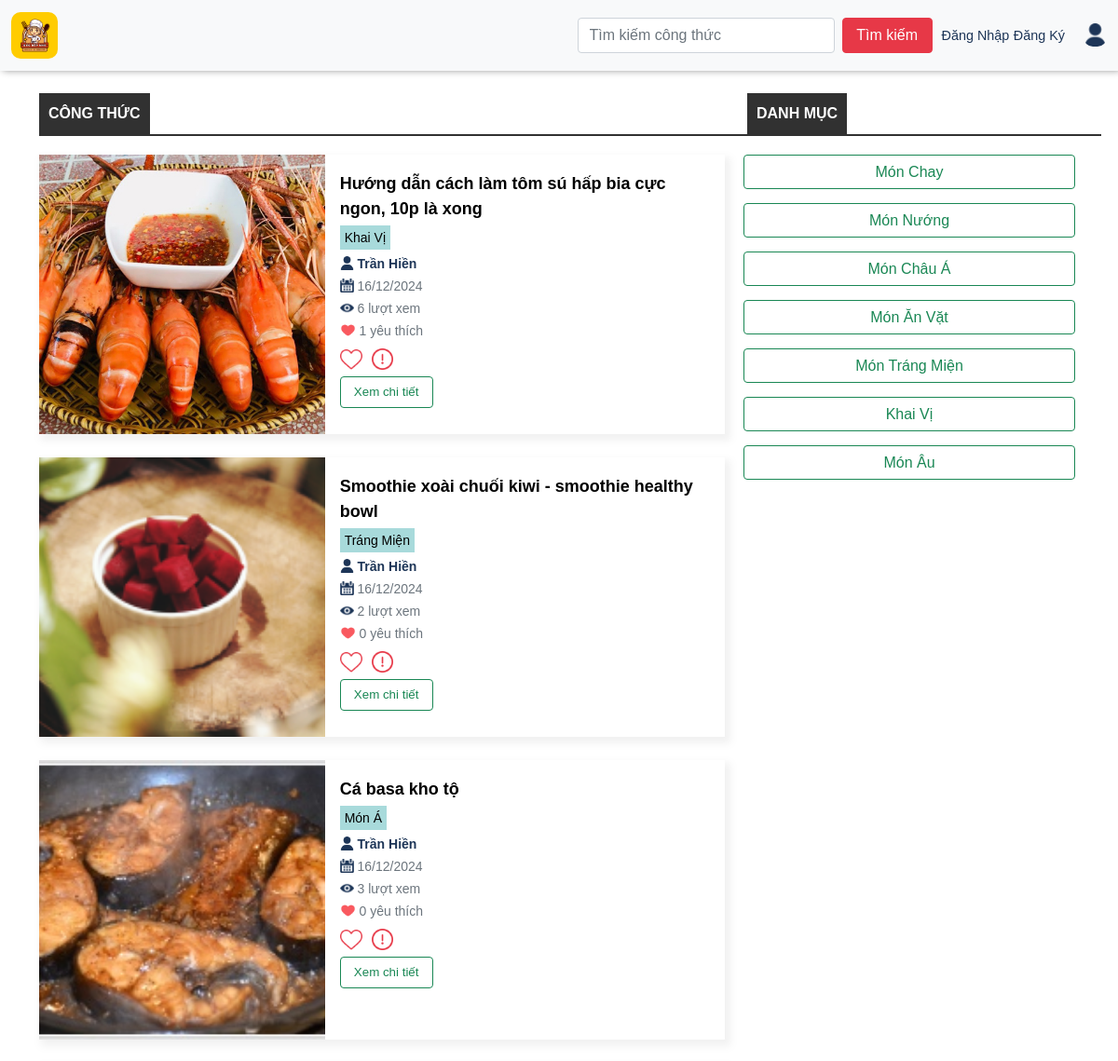
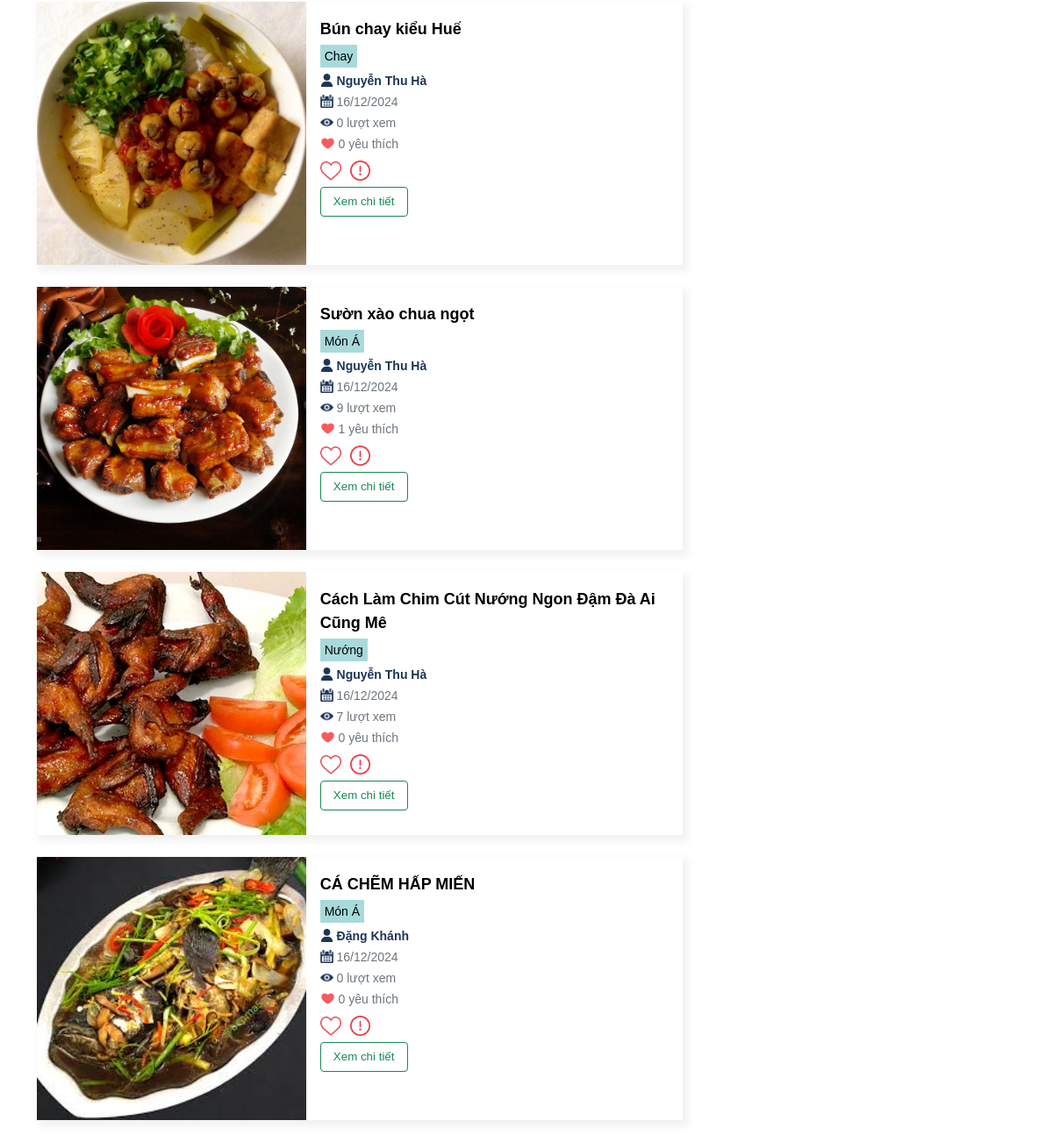
The page / on the database its author committed (2 pictures, top to bottom).
### appfood/models.py (models this page shows, shortened)
class Recipe(models.Model):
    title = models.CharField(max_length=100,null=True)
    author = models.ForeignKey('auth.User', on_delete=models.CASCADE)
    introduce = models.CharField(max_length=100,null=True)
    description = models.CharField(max_length=200,null=True)
    created_at = models.DateTimeField(auto_now_add=True)
    views = models.IntegerField(default=0)
    liked_tym = models.ManyToManyField(User, related_name='liked_recipes', blank=True)
    classify = models.ManyToManyField(Classify, related_name='recipes', blank=True)
    reported = models.BooleanField(default=False)
    def total_likes(self):
        return self.liked_tym.count()

class RecipeImage(models.Model):
    recipe = models.ForeignKey(Recipe, related_name='images', on_delete=models.CASCADE)
    image = models.ImageField(upload_to='images/')
    uploaded_at = models.DateTimeField(auto_now_add=True)

class Classify(models.Model):
    name = models.CharField(max_length=100)

class UserProfile(models.Model):
    GENDER_CHOICES = [
        ('T', 'Trai'),
        ('G', 'Gái'),
        ('B', 'Chưa Xác Định'),
    ]
    user = models.OneToOneField(User, on_delete=models.CASCADE)
    birth_date = models.DateField(null=True, blank=True)
    gender = models.CharField(max_length=1, choices=GENDER_CHOICES, null=True, blank=True)
    profile_image = models.ImageField(upload_to='images/', null=True, blank=True)

### appfood/views.py (the view)
# urls.py: path('', views.viewhome, name='viewhome'),
def viewhome(request):
    recipes = Recipe.objects.all()
    recipeimage = RecipeImage.objects.all()
    return render(request, 'view/viewhome.html', {'recipes': recipes, 'recipeimage': recipeimage})

### appfood/templates/view/viewhome.html (shortened to what this page needs)
{% extends "view/viewbase.html" %}
{%load static%}
{%block viewhome%}
<link href="https://maxcdn.bootstrapcdn.com/font-awesome/4.3.0/css/font-awesome.min.css" rel="stylesheet">
<link rel="stylesheet" href="{% static 'css/trangchu.css' %}">
<link rel="stylesheet" href="{% static 'css/main.css' %}">
<main>
    <div class="container">
        <div class="row">
            <div class="col-8">
                <div class="row d-flex flex-wrap">
                    <div class="title">CÔNG THỨC</div>
                    <div class="line"></div>
                    {% for recipe in recipes %}
                        <div class="col-12">
                            <div class="card" style="height: 300px;margin-bottom: 25px;">
                                <div class="row g-0">
                                    {% if recipe.images.first %}
                                    <div class="product col-md-5" style="height: 300px;">
                                        <img style="width:100%;height:100%; object-fit: cover;" src="{{ recipe.images.first.image.url }}" alt="">
                                    </div>
                                    {% endif %}
                                    <div class="product-desc col-md">
                                        <div class="card-body">
                                            <a href="{% url 'detail' recipe.id %}" class="product-name">{{ recipe.title }}</a>
                                            <div style="    margin-bottom: -20px;">
                                                {% for category in recipe.classify.all %}
                                                     <small class="text-muted" style="background: var(--green);color: black !important;padding: 5px;">{{ category.name }}</small>
                                                {% endfor %}
                                            </div>
                                            <br>
                                            <small class="text-muted">
                                                <img style="width:15px;height:15px; margin-bottom:4px; " src="{% static 'img/user.png' %}" alt="">
                                                <b style="color:var(--blue);">
                                                    {% if recipe.author.userprofile %}
                                                     {{ recipe.author.userprofile.user.last_name }} {{ recipe.author.userprofile.user.first_name }}
                                                {% else %}
                                                    {{ recipe.author.username }}
                                                {% endif %}
                                                </b>
                                            </small>
                                            <br>
                                            <small class="text-muted"><img style="width:15px;height:15px; margin-bottom:4px;" src="{% static 'img/calendar.png' %}" alt=""> {{recipe.images.first.uploaded_at|date:"d/m/Y"}}</small>
                                            <br>
                                            <small class="text-muted"><img style="width:15px;height:15px; margin-bottom:4px;" src="{% static 'img/eye.png' %}" alt=""> {{ recipe.views }} lượt xem</small>
                                            <br>
                                            <small class="text-muted"><img style="width:17px;height:17px; margin-bottom:4px;" src="{% static 'img/heart.png' %}" alt=""> {{ recipe.total_likes }} yêu thích</small>
                                            <div class="m-t text-right block-button" style="padding-top: 30px;padding-left: 1%;">
                                                <form method="post" action="{% url 'like_recipe' recipe.id %}">
                                                    <button type="submit" class="btn {% if user in recipe.liked_tym.all %}btn-danger{% else %}btn-primary{% endif %}" style="padding-top: 7px;border: none;background:none;">
                                                        {% if user in recipe.liked_tym.all %}<img style="width:24px;" src="{% static 'img/heartttt.png' %}" alt="">{% else %}<img style="width:24px;" src="{% static 'img/like.png' %}" alt="">{% endif %}
                                                    </button>
                                                </form>
                                                <form method="post" action="{% url 'report_food' recipe.id %}">
                                                    <button type="submit" class="btn btn-outline-danger" style="padding-top: 7px;border: none">
                                                        <img style="width:23px; margin-bottom: 2px;" src="{% static 'img/report.png' %}" alt="">
                                                    </button>
                                                </form>
                                            </div>
                                            <div class="d-flex flex-column"><a href="{% url 'detail' recipe.id %}" class="btn btn-outline-success" style="font-size: 10pt;width:100px;margin-top:5px;">Xem chi tiết</a></div>
                                        </div>
                                    </div>
                                </div>
                            </div>
                        </div>
                    {% endfor %}
                </div>
            </div>
            <div class="col-4">
                <div class="row d-flex flex-wrap">
                    <div class="title">DANH MỤC</div>
                    <div class="line" style="width: 392px;"></div>
                    <div class="tags row">
                        <button type="button" class="btn btn-outline-success"onclick="window.location.href='{% url 'vegetarian' %}'" >Món Chay</button>
                        <button type="button" class="btn btn-outline-success"onclick="window.location.href='{% url 'grill' %}'" >Món Nướng</button>
                        <button type="button" class="btn btn-outline-success"onclick="window.location.href='{% url 'asian' %}'">Món Châu Á</button>
                        <button type="button" class="btn btn-outline-success"onclick="window.location.href='{% url 'snacks' %}'">Món Ăn Vặt</button>
                        <button type="button" class="btn btn-outline-success"onclick="window.location.href='{% url 'dessert' %}'">Món Tráng Miện</button>
                        <button type="button" class="btn btn-outline-success"onclick="window.location.href='{% url 'appetizer' %}'">Khai Vị</button>
                        <button type="button" class="btn btn-outline-success"onclick="window.location.href='{% url 'european' %}'">Món Âu</button>
                    </div>
                </div>
            </div>
        </div>
    </div>
</main>
{% endblock viewhome%}

### appfood/static/css/main.css (style rules this page uses)
:root { --red: #e73847; --yellow:#ffcc00; --blue:#1d3557; --green:#a8dadb; }
* { margin: 0; padding: 0; box-sizing: border-box; font-family: Arial; font-weight: 400; color: var(--body); }
main { margin-top: 100px; }
main .tags { margin-bottom: 20px; display: flex; justify-content: space-around; }
main .card { padding-left: 0; padding-right: 0; border: none; border-radius: 10px; box-shadow: 5px 5px 8px 1px rgba(128, 128, 128, 0.627); }

### appfood/templates/view/viewhome.html (style rules this page uses)
main .card { box-shadow: 4px 5px 8px 2px rgb(128 128 128 / 11%); border-radius:0px; }
.title { background: #313131; width: max-content; color: white; padding: 10px; font-weight: 600; margin-left: 12px; }
.product-desc { padding: 0px; position: relative; }
.product-name { font-size: 18px; font-weight: 600; color: #000000; display: block; margin: 2px 0 5px 0; text-decoration: none; overflow: hidden; text-overflow: ellipsis; display: -webkit-box; -webkit-line-clamp:2; -webkit-box-orient: vertical; }
.block-button { display:flex; padding:0px !important; }
.block-button button { margin-right:-10px; }
button.btn { padding:0; margin-right: 10px; }
.line { height: 2px; background: #313131; padding: 0px -41px 20px 12px; width: 854px; margin: 0px 12px 20px 12px; }
.tags>button { width: 393px; margin-left: 8px; margin-bottom: 15px; height: 37px; }

### rows shown on the page
Recipe: images.first.image (picture), title "Hướng dẫn cách làm tôm sú hấp bia cực ngon, 10p là xong", author.userprofile.user.last_name "Trần", author.userprofile.user.first_name "Hiền", images.first.uploaded_at "16/12/2024", views "6", total_likes "1"
Classify: name "Khai Vị"
Recipe: images.first.image (picture), title "Smoothie xoài chuối kiwi - smoothie healthy bowl", author.userprofile.user.last_name "Trần", author.userprofile.user.first_name "Hiền", images.first.uploaded_at "16/12/2024", views "2", total_likes "0"
Classify: name "Tráng Miện"
Recipe: images.first.image (picture), title "Cá basa kho tộ", author.userprofile.user.last_name "Trần", author.userprofile.user.first_name "Hiền", images.first.uploaded_at "16/12/2024", views "3", total_likes "0"
Classify: name "Món Á"
Recipe: images.first.image (picture), title "Bún chay kiểu Huế", author.userprofile.user.last_name "Nguyễn", author.userprofile.user.first_name "Thu Hà", images.first.uploaded_at "16/12/2024", views "0", total_likes "0"
Classify: name "Chay"
Recipe: images.first.image (picture), title "Sườn xào chua ngọt", author.userprofile.user.last_name "Nguyễn", author.userprofile.user.first_name "Thu Hà", images.first.uploaded_at "16/12/2024", views "9", total_likes "1"
Recipe: images.first.image (picture), title "Cách Làm Chim Cút Nướng Ngon Đậm Đà Ai Cũng Mê", author.userprofile.user.last_name "Nguyễn", author.userprofile.user.first_name "Thu Hà", images.first.uploaded_at "16/12/2024", views "7", total_likes "0"
Classify: name "Nướng"
Recipe: images.first.image (picture), title "CÁ CHẼM HẤP MIẾN", author.userprofile.user.last_name "Đặng", author.userprofile.user.first_name "Khánh", images.first.uploaded_at "16/12/2024", views "0", total_likes "0"
